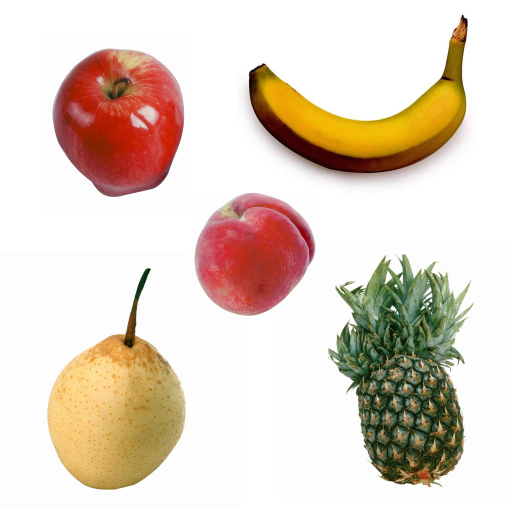
%> input picture 1.bmp, 1024 x 1024 px (shown at 1/2 size)
$ octave shuiguofenleiqiyuanma.m   (GNU Octave 9; MATLAB toolbox functions it lacks are replaced by stand-ins)
%> lines starting %> are read from the running program, lines starting %| are printed output that depends on the picture; in (x1, y1, x2, y2) boxes, pixels count from 0 and x2, y2 are one past the last pixel; in counts of white or black regions, pixels touching at a corner belong together; the program's own positions count from 1
clc;
clear all;
img=imread('1.bmp');
%> img is the input picture: size 1024x1024x3 uint8; mean R, G, B 225.2, 210.3, 196.5
R=img(:,:,1);           %获取彩色图像的r值。
G=img(:,:,2);           %获取彩色图像的g值。
B=img(:,:,3);           %获取彩色图像的b值。
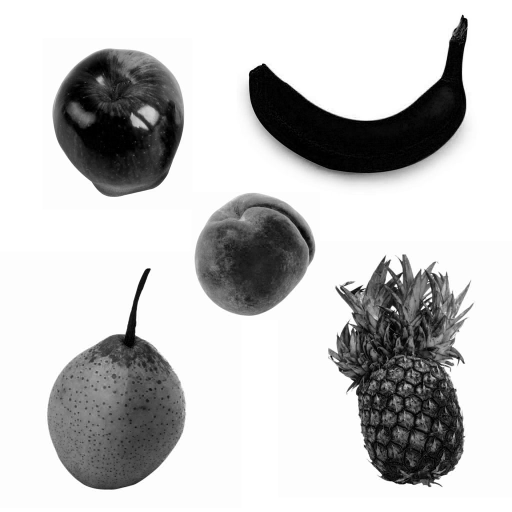
%> B: size 1024x1024 uint8 (shown at 1/2 size); min 0, max 255, mean 196.5
I2=rgb2gray(img);       %将图像灰度化。
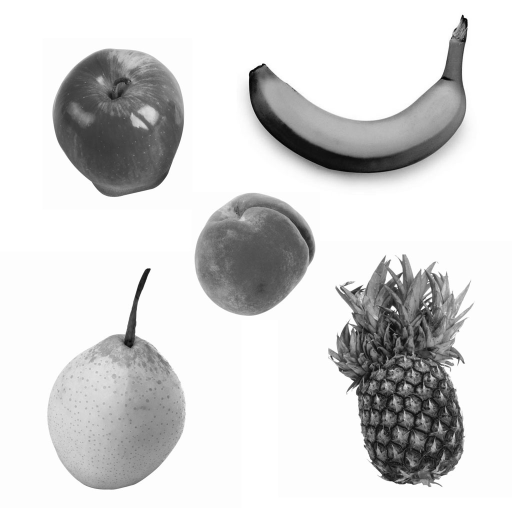
%> I2: size 1024x1024 uint8 (shown at 1/2 size); min 0, max 255, mean 213.2
figure,imshow(I2),title('灰度图像');
BW=im2bw(I2,0.9);       %将图像二值化。
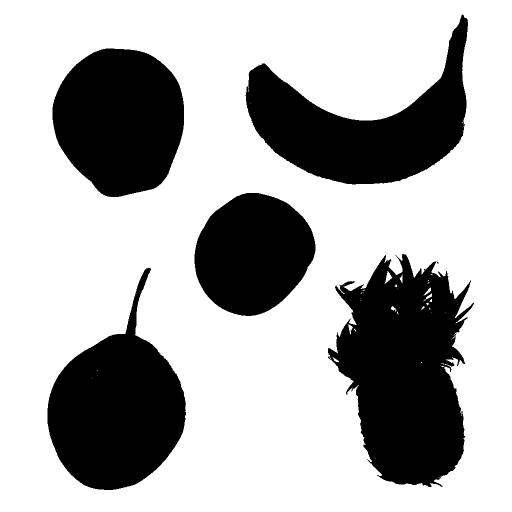
%> BW: size 1024x1024 logical (shown at 1/2 size); 69.1% white; 7 black regions (2 under 20 px), largest, box (x1, y1, x2, y2) and area: (656, 508, 948, 974) 87359, (95, 536, 372, 980) 67277, (491, 29, 936, 369) 64569, (105, 97, 368, 394) 60716, (389, 386, 631, 632) 44368

SE=strel('rectangle',[40 30]);      % 结构定义
J2=imopen(BW,SE);                   % 进行开运算去除噪声和平滑边界
%> J2: size 1024x1024 logical; 68.4% white; 5 black regions, box (x1, y1, x2, y2) and area: (656, 508, 948, 974) 93757, (95, 536, 372, 980) 67352, (491, 29, 936, 369) 64674, (105, 97, 368, 394) 60716, (389, 386, 631, 632) 44368
figure,imshow(J2),title('对二值图像进行开运算后的结果图像');
SE=strel('square',3);                % 定义3×3腐蚀结构元素
J=imerode(~J2,SE);                  %对图像进行腐蚀操作。
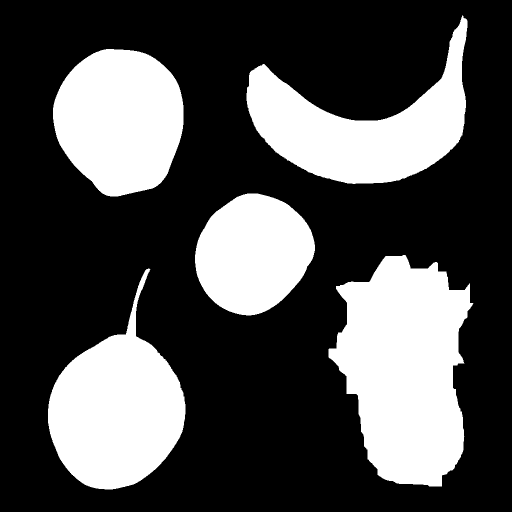
%> J: size 1024x1024 logical (shown at 1/2 size); 30.9% white; 5 white regions, box (x1, y1, x2, y2) and area: (657, 510, 947, 973) 92063, (96, 537, 371, 979) 65856, (493, 31, 935, 368) 62866, (106, 98, 367, 393) 59600, (390, 387, 630, 631) 43396
BW2=(~J2)-J;                         % 检测边缘
%> BW2: size 1024x1024 double; values 0 (black) and 1 (white), 0.68% white in thin lines or dots, all inside (x1, y1, x2, y2) = (95, 29, 948, 980)


%填充了已有的检测的连续形状边界
B = imfill(BW2,'holes');            %对图像填充孔洞。
B = bwmorph(B,'remove');            %获得图像中区域边界。


%将不同的图形进行分别标记，num表示连接的图形对象的个数
[Label,num] = bwlabel(B);           %进行标记。
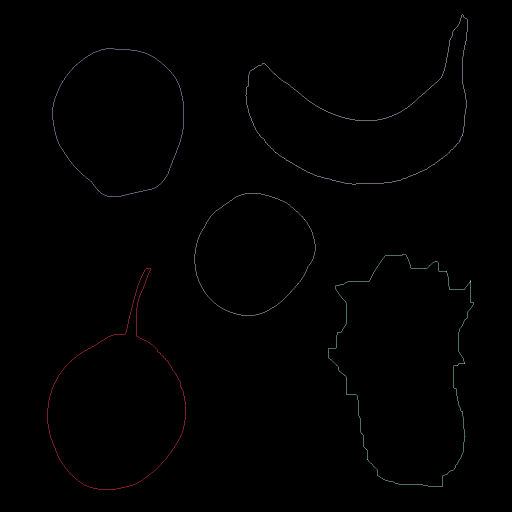
%> Label: size 1024x1024 double (shown at 1/2 size); 6 distinct labels, from 0 to 5; one colour per label, 0 black
%> num = 5
for i = 1 : num
    Area(i) = 0;
end
%> this loop made 5 passes
%> after the loop, Area = [0 0 0 0 0]
Label = imfill(Label,'holes');       %填充打过标记的边界线中间围成的图形区域
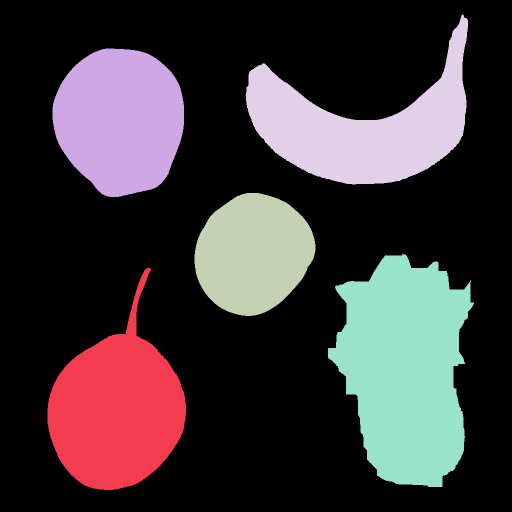
%> Label: size 1024x1024 double (shown at 1/2 size); 6 distinct labels, from 0 to 5; one colour per label, 0 black


%计算各个图像的hsv颜色（色度）

HSV = rgb2hsv(img);                  %转换为HSV颜色模型。
%> HSV: size 1024x1024x3 double; mean H, S, V 0.0922, 0.186, 0.889

[row,col] = size(Label);             %统计填充后的图形中各块图形所含像素的个数的多少
%> row = 1024; col = 1024
MeanHue = zeros(1,num);             %初始化
    for i = 1 : num
        Hue = zeros(Area(i),1);     %初始化
        nPoint = 0;                 %初始化
        for j = 1 : row
            for k = 1 : col
                if(Label(j,k) == i)
                    nPoint = nPoint + 1;            %对于是连通区域中的点npoint+1.
                    Hue(nPoint,1) = HSV(j,k,1);     %把hsv的值赋给Hue数组。
                end
            end
        end

        Hue(:,i) = sort(Hue(:,1));
        for j = floor(nPoint*0.1) : floor(nPoint*0.9)
            MeanHue(i) = MeanHue(i) + Hue(j,1);     %将hsv(i)的值赋给MeanHue(i)
        end
        MeanHue(i) = MeanHue(i) / (0.8*nPoint);     %计算出平均的色度值
    end
%> after the loop, MeanHue = [0.113 0.208 0.527 0.167 0.268]

%调用regionprops函数获得各个联通区域的属性值(中心点坐标，外接椭圆的长短轴长度，面积)。
[L,num]=bwlabel(BW2);                               %重新进行区域标记。
%> L: size 1024x1024 double; 6 distinct labels, from 0 to 5
stats= regionprops(L, 'ALL');                       %调用regionprops函数。
%> stats = 5 regions; largest, box (x1, y1, x2, y2), Area, Centroid, MajorAxisLength, MinorAxisLength and Eccentricity: (491, 29, 936, 369) 1808 [740.8 225.8] 630.6 354.6 0.827, (656, 508, 948, 974) 1694 [813.2 724.5] 613.4 395.3 0.765, (95, 536, 372, 980) 1496 [242.9 775.4] 548.7 340.5 0.784, (105, 97, 368, 394) 1116 [239.1 243.2] 412.7 371.5 0.436
for i= 1:num
longth(i)=stats(i).MajorAxisLength;                 %获得外接椭圆的长轴长度
width(i)=stats(i).MinorAxisLength;                  %获得外接椭圆的短轴长度
end
%> after the loop, longth = [548.7 412.7 346.8 630.6 613.4]; width = [340.5 371.5 321.6 354.6 395.3]
%初始化。
R2=0;
G2=0;
B2=0;
x=0;
y=0;
%求出似圆性。
for i=1:num
    r(i)=0;
    g(i)=0;
    b(i)=0;
    yuan(i)=longth(i)/width(i);%长轴长度/短轴长度为似圆性特征。
end
%> after the loop, b = [0 0 0 0 0]; g = [0 0 0 0 0]; r = [0 0 0 0 0]; yuan = [1.61 1.11 1.08 1.78 1.55]

%获得以每个水果重心为中心点的边长为30的正方形内的像素的rgb值
for i=1:num
    for j=(round(stats(i).Centroid(1))-15):(round(stats(i).Centroid(1))+15)
        for k=(round(stats(i).Centroid(2))-15):(round(stats(i).Centroid(2))+15)
            R2=im2double(img(j,k,1));
            G2=im2double(img(j,k,2));
            B2=im2double(img(j,k,3));
            r(i)=r(i)+R2;
            g(i)=g(i)+G2;
            b(i)=b(i)+B2;
        end
    end
    r(i)=r(i)/900;
    g(i)=g(i)/900;
    b(i)=b(i)/900;
end
%> after the loop, b = [0.287 0.0664 0.137 0.531 0.5]; g = [0.817 0.177 0.193 0.854 0.591]; r = [0.948 0.806 0.725 1.04 0.58]

%求出水果中面积最大值用于判定
for i=1:num
    if(stats(i,1).Area>x)
        x=stats(i,1).Area;
    end
end
%> this loop made 5 passes
%> x on passes 1, 4: 1496, 1808

%求出水果中hsv的最小值用于判定
y=MeanHue(1);
%> y = 0.113
for i=1:num
    if(y>MeanHue(i))
        y=MeanHue(i);
    end
end


%显示最终分类结果图。
figure,imshow(img);

%梨子分类算法
for i=1:num
    if(MeanHue(i)==y && yuan(i)>1.3 && r(i)>0.7 && g(i)>0.7)
        text(stats(i).Centroid(1),stats(i).Centroid(2),'水果类别：梨子');
    end
end

%苹果分类算法
for i=1:num
    if(r(i)>0.75 && yuan(i)<1.15  && g(i)<0.4 && b(i)<0.3)
         text(stats(i).Centroid(1),stats(i).Centroid(2),'水果类别：苹果');
    end
end

%桃子分类算法
for i=1:num
    if(MeanHue(i)<0.6 && yuan(i)<1.25 && r(i)>0.7 &&b(i)>0.1)
        text(stats(i).Centroid(1),stats(i).Centroid(2),'水果类别：桃子');
    end
end

%香蕉分类算法
for i=1:num
    if(MeanHue(i)<0.2 && yuan(i)>1.7)
         text(stats(i).Centroid(1),stats(i).Centroid(2),'水果类别：香蕉');
    end
end

%菠萝分类算法
for i=1:num
    if(MeanHue(i)<0.3 && yuan(i)>1.4&& r(i)<0.8 )
        text(stats(i).Centroid(1)+30,stats(i).Centroid(2)+30,'水果类别：菠萝');
    end
end
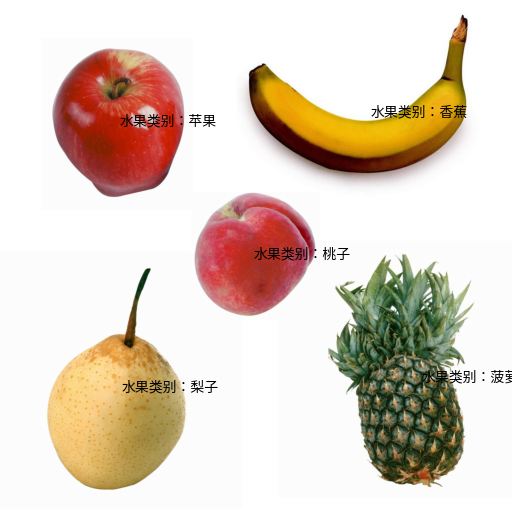
%> figure redrawn from the program's plot data; shown at 1/2 size

%西瓜分类算法
for i=1:num
    if( stats(i,1).Area==x && yuan(i)<1.25&& r(i)<0.4)
        text(stats(i).Centroid(1),stats(i).Centroid(2),'水果类别：西瓜');
    end
end
